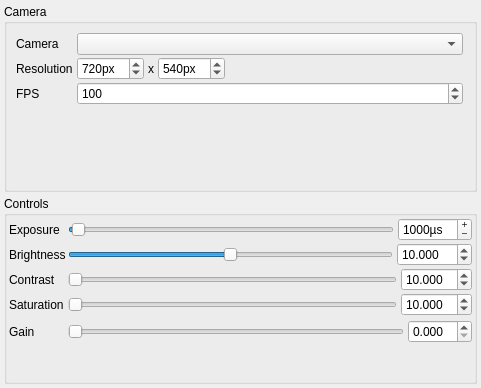
<?xml version="1.0" encoding="UTF-8"?>
<ui version="4.0">
 <class>FLIRCamSettingsDialog</class>
 <widget class="QDialog" name="FLIRCamSettingsDialog">
  <property name="geometry">
   <rect>
    <x>0</x>
    <y>0</y>
    <width>481</width>
    <height>388</height>
   </rect>
  </property>
  <property name="windowTitle">
   <string>Dialog</string>
  </property>
  <layout class="QVBoxLayout" name="verticalLayout">
   <property name="spacing">
    <number>4</number>
   </property>
   <property name="leftMargin">
    <number>4</number>
   </property>
   <property name="topMargin">
    <number>4</number>
   </property>
   <property name="rightMargin">
    <number>4</number>
   </property>
   <property name="bottomMargin">
    <number>4</number>
   </property>
   <item>
    <widget class="QGroupBox" name="cameraGroupBox">
     <property name="title">
      <string>Camera</string>
     </property>
     <layout class="QHBoxLayout" name="horizontalLayout">
      <item>
       <layout class="QFormLayout" name="formLayout_2">
        <property name="horizontalSpacing">
         <number>4</number>
        </property>
        <property name="verticalSpacing">
         <number>2</number>
        </property>
        <property name="rightMargin">
         <number>2</number>
        </property>
        <property name="bottomMargin">
         <number>2</number>
        </property>
        <item row="0" column="0">
         <widget class="QLabel" name="cameraLabel">
          <property name="text">
           <string>Camera</string>
          </property>
         </widget>
        </item>
        <item row="0" column="1">
         <widget class="QComboBox" name="cameraComboBox"/>
        </item>
        <item row="2" column="0">
         <widget class="QLabel" name="fpsLabel">
          <property name="text">
           <string>FPS</string>
          </property>
         </widget>
        </item>
        <item row="2" column="1">
         <widget class="QSpinBox" name="fpsSpinBox">
          <property name="toolTip">
           <string>Frames per second</string>
          </property>
          <property name="minimum">
           <number>4</number>
          </property>
          <property name="maximum">
           <number>1000</number>
          </property>
          <property name="value">
           <number>100</number>
          </property>
         </widget>
        </item>
        <item row="1" column="0">
         <widget class="QLabel" name="resolutionLabel">
          <property name="text">
           <string>Resolution</string>
          </property>
         </widget>
        </item>
        <item row="1" column="1">
         <widget class="QWidget" name="resolutionWidget" native="true">
          <layout class="QHBoxLayout" name="horizontalLayout_3">
           <property name="spacing">
            <number>4</number>
           </property>
           <property name="leftMargin">
            <number>0</number>
           </property>
           <property name="topMargin">
            <number>0</number>
           </property>
           <property name="rightMargin">
            <number>0</number>
           </property>
           <property name="bottomMargin">
            <number>0</number>
           </property>
           <item>
            <widget class="QSpinBox" name="spinBoxWidth">
             <property name="suffix">
              <string>px</string>
             </property>
             <property name="minimum">
              <number>200</number>
             </property>
             <property name="maximum">
              <number>4000</number>
             </property>
             <property name="value">
              <number>720</number>
             </property>
            </widget>
           </item>
           <item>
            <widget class="QLabel" name="label">
             <property name="text">
              <string>x</string>
             </property>
            </widget>
           </item>
           <item>
            <widget class="QSpinBox" name="spinBoxHeight">
             <property name="suffix">
              <string>px</string>
             </property>
             <property name="minimum">
              <number>200</number>
             </property>
             <property name="maximum">
              <number>4000</number>
             </property>
             <property name="value">
              <number>540</number>
             </property>
            </widget>
           </item>
           <item>
            <spacer name="horizontalSpacer_3">
             <property name="orientation">
              <enum>Qt::Horizontal</enum>
             </property>
             <property name="sizeHint" stdset="0">
              <size>
               <width>40</width>
               <height>20</height>
              </size>
             </property>
            </spacer>
           </item>
          </layout>
         </widget>
        </item>
       </layout>
      </item>
     </layout>
    </widget>
   </item>
   <item>
    <widget class="QGroupBox" name="groupBox">
     <property name="title">
      <string>Controls</string>
     </property>
     <layout class="QHBoxLayout" name="horizontalLayout_4">
      <property name="spacing">
       <number>2</number>
      </property>
      <property name="leftMargin">
       <number>2</number>
      </property>
      <property name="topMargin">
       <number>2</number>
      </property>
      <property name="rightMargin">
       <number>2</number>
      </property>
      <property name="bottomMargin">
       <number>2</number>
      </property>
      <item>
       <layout class="QFormLayout" name="formLayout">
        <item row="1" column="0">
         <widget class="QLabel" name="exposureLabel">
          <property name="text">
           <string>Exposure</string>
          </property>
         </widget>
        </item>
        <item row="1" column="1">
         <widget class="QWidget" name="exposureWidget" native="true">
          <layout class="QHBoxLayout" name="horizontalLayout_6">
           <property name="spacing">
            <number>4</number>
           </property>
           <property name="leftMargin">
            <number>0</number>
           </property>
           <property name="topMargin">
            <number>0</number>
           </property>
           <property name="rightMargin">
            <number>0</number>
           </property>
           <property name="bottomMargin">
            <number>0</number>
           </property>
           <item>
            <widget class="QSlider" name="sliderExposure">
             <property name="maximum">
              <number>99999</number>
             </property>
             <property name="value">
              <number>1000</number>
             </property>
             <property name="orientation">
              <enum>Qt::Horizontal</enum>
             </property>
            </widget>
           </item>
           <item>
            <widget class="QSpinBox" name="sbExposure">
             <property name="toolTip">
              <string>Adjust camera exposure</string>
             </property>
             <property name="buttonSymbols">
              <enum>QAbstractSpinBox::PlusMinus</enum>
             </property>
             <property name="suffix">
              <string>µs</string>
             </property>
             <property name="minimum">
              <number>10</number>
             </property>
             <property name="maximum">
              <number>99999</number>
             </property>
             <property name="value">
              <number>1000</number>
             </property>
            </widget>
           </item>
          </layout>
         </widget>
        </item>
        <item row="2" column="0">
         <widget class="QLabel" name="brightnessLabel">
          <property name="text">
           <string>Brightness</string>
          </property>
         </widget>
        </item>
        <item row="3" column="0">
         <widget class="QLabel" name="contrastLabel">
          <property name="text">
           <string>Contrast</string>
          </property>
         </widget>
        </item>
        <item row="3" column="1">
         <widget class="QWidget" name="contrastWidget" native="true">
          <property name="minimumSize">
           <size>
            <width>100</width>
            <height>0</height>
           </size>
          </property>
          <layout class="QHBoxLayout" name="horizontalLayout_7">
           <property name="spacing">
            <number>4</number>
           </property>
           <property name="leftMargin">
            <number>0</number>
           </property>
           <property name="topMargin">
            <number>0</number>
           </property>
           <property name="rightMargin">
            <number>0</number>
           </property>
           <property name="bottomMargin">
            <number>0</number>
           </property>
           <item>
            <widget class="QSlider" name="sliderContrast">
             <property name="maximum">
              <number>100</number>
             </property>
             <property name="orientation">
              <enum>Qt::Horizontal</enum>
             </property>
            </widget>
           </item>
           <item>
            <widget class="QDoubleSpinBox" name="sbContrast">
             <property name="toolTip">
              <string>Adjust camera exposure</string>
             </property>
             <property name="decimals">
              <number>3</number>
             </property>
             <property name="minimum">
              <double>1.000000000000000</double>
             </property>
             <property name="maximum">
              <double>100.000000000000000</double>
             </property>
             <property name="singleStep">
              <double>0.500000000000000</double>
             </property>
             <property name="value">
              <double>10.000000000000000</double>
             </property>
            </widget>
           </item>
          </layout>
         </widget>
        </item>
        <item row="4" column="0">
         <widget class="QLabel" name="saturationLabel">
          <property name="text">
           <string>Saturation</string>
          </property>
         </widget>
        </item>
        <item row="4" column="1">
         <widget class="QWidget" name="saturationWidget" native="true">
          <property name="minimumSize">
           <size>
            <width>100</width>
            <height>0</height>
           </size>
          </property>
          <layout class="QHBoxLayout" name="horizontalLayout_8">
           <property name="spacing">
            <number>4</number>
           </property>
           <property name="leftMargin">
            <number>0</number>
           </property>
           <property name="topMargin">
            <number>0</number>
           </property>
           <property name="rightMargin">
            <number>0</number>
           </property>
           <property name="bottomMargin">
            <number>0</number>
           </property>
           <item>
            <widget class="QSlider" name="sliderSaturation">
             <property name="maximum">
              <number>100</number>
             </property>
             <property name="orientation">
              <enum>Qt::Horizontal</enum>
             </property>
            </widget>
           </item>
           <item>
            <widget class="QDoubleSpinBox" name="sbSaturation">
             <property name="toolTip">
              <string>Adjust camera exposure</string>
             </property>
             <property name="decimals">
              <number>3</number>
             </property>
             <property name="minimum">
              <double>1.000000000000000</double>
             </property>
             <property name="maximum">
              <double>100.000000000000000</double>
             </property>
             <property name="singleStep">
              <double>0.500000000000000</double>
             </property>
             <property name="value">
              <double>10.000000000000000</double>
             </property>
            </widget>
           </item>
          </layout>
         </widget>
        </item>
        <item row="5" column="1">
         <widget class="QWidget" name="hueWidget" native="true">
          <property name="minimumSize">
           <size>
            <width>100</width>
            <height>0</height>
           </size>
          </property>
          <layout class="QHBoxLayout" name="horizontalLayout_9">
           <property name="spacing">
            <number>4</number>
           </property>
           <property name="leftMargin">
            <number>0</number>
           </property>
           <property name="topMargin">
            <number>0</number>
           </property>
           <property name="rightMargin">
            <number>0</number>
           </property>
           <property name="bottomMargin">
            <number>0</number>
           </property>
          </layout>
         </widget>
        </item>
        <item row="6" column="0">
         <widget class="QLabel" name="gainLabel">
          <property name="text">
           <string>Gain</string>
          </property>
         </widget>
        </item>
        <item row="6" column="1">
         <widget class="QWidget" name="gainWidget" native="true">
          <property name="minimumSize">
           <size>
            <width>100</width>
            <height>0</height>
           </size>
          </property>
          <layout class="QHBoxLayout" name="horizontalLayout_5">
           <property name="spacing">
            <number>4</number>
           </property>
           <property name="leftMargin">
            <number>0</number>
           </property>
           <property name="topMargin">
            <number>0</number>
           </property>
           <property name="rightMargin">
            <number>0</number>
           </property>
           <property name="bottomMargin">
            <number>0</number>
           </property>
           <item>
            <widget class="QSlider" name="sliderGain">
             <property name="maximum">
              <number>50</number>
             </property>
             <property name="orientation">
              <enum>Qt::Horizontal</enum>
             </property>
            </widget>
           </item>
           <item>
            <widget class="QDoubleSpinBox" name="sbGain">
             <property name="toolTip">
              <string>Adjust gain</string>
             </property>
             <property name="decimals">
              <number>3</number>
             </property>
             <property name="maximum">
              <double>50.000000000000000</double>
             </property>
            </widget>
           </item>
          </layout>
         </widget>
        </item>
        <item row="2" column="1">
         <widget class="QWidget" name="brightnessWidget" native="true">
          <property name="minimumSize">
           <size>
            <width>100</width>
            <height>0</height>
           </size>
          </property>
          <layout class="QHBoxLayout" name="horizontalLayout_2">
           <property name="spacing">
            <number>4</number>
           </property>
           <property name="leftMargin">
            <number>0</number>
           </property>
           <property name="topMargin">
            <number>0</number>
           </property>
           <property name="rightMargin">
            <number>0</number>
           </property>
           <property name="bottomMargin">
            <number>0</number>
           </property>
           <item>
            <widget class="QSlider" name="sliderBrightness">
             <property name="minimum">
              <number>-100</number>
             </property>
             <property name="maximum">
              <number>100</number>
             </property>
             <property name="orientation">
              <enum>Qt::Horizontal</enum>
             </property>
            </widget>
           </item>
           <item>
            <widget class="QDoubleSpinBox" name="sbBrightness">
             <property name="toolTip">
              <string>Adjust camera exposure</string>
             </property>
             <property name="decimals">
              <number>3</number>
             </property>
             <property name="minimum">
              <double>-100.000000000000000</double>
             </property>
             <property name="maximum">
              <double>100.000000000000000</double>
             </property>
             <property name="singleStep">
              <double>0.500000000000000</double>
             </property>
             <property name="value">
              <double>10.000000000000000</double>
             </property>
            </widget>
           </item>
          </layout>
         </widget>
        </item>
       </layout>
      </item>
     </layout>
    </widget>
   </item>
  </layout>
 </widget>
 <resources/>
 <connections>
  <connection>
   <sender>sliderExposure</sender>
   <signal>valueChanged(int)</signal>
   <receiver>sbExposure</receiver>
   <slot>setValue(int)</slot>
   <hints>
    <hint type="sourcelabel">
     <x>226</x>
     <y>197</y>
    </hint>
    <hint type="destinationlabel">
     <x>420</x>
     <y>199</y>
    </hint>
   </hints>
  </connection>
  <connection>
   <sender>sbExposure</sender>
   <signal>valueChanged(int)</signal>
   <receiver>sliderExposure</receiver>
   <slot>setValue(int)</slot>
   <hints>
    <hint type="sourcelabel">
     <x>453</x>
     <y>212</y>
    </hint>
    <hint type="destinationlabel">
     <x>297</x>
     <y>200</y>
    </hint>
   </hints>
  </connection>
 </connections>
</ui>
